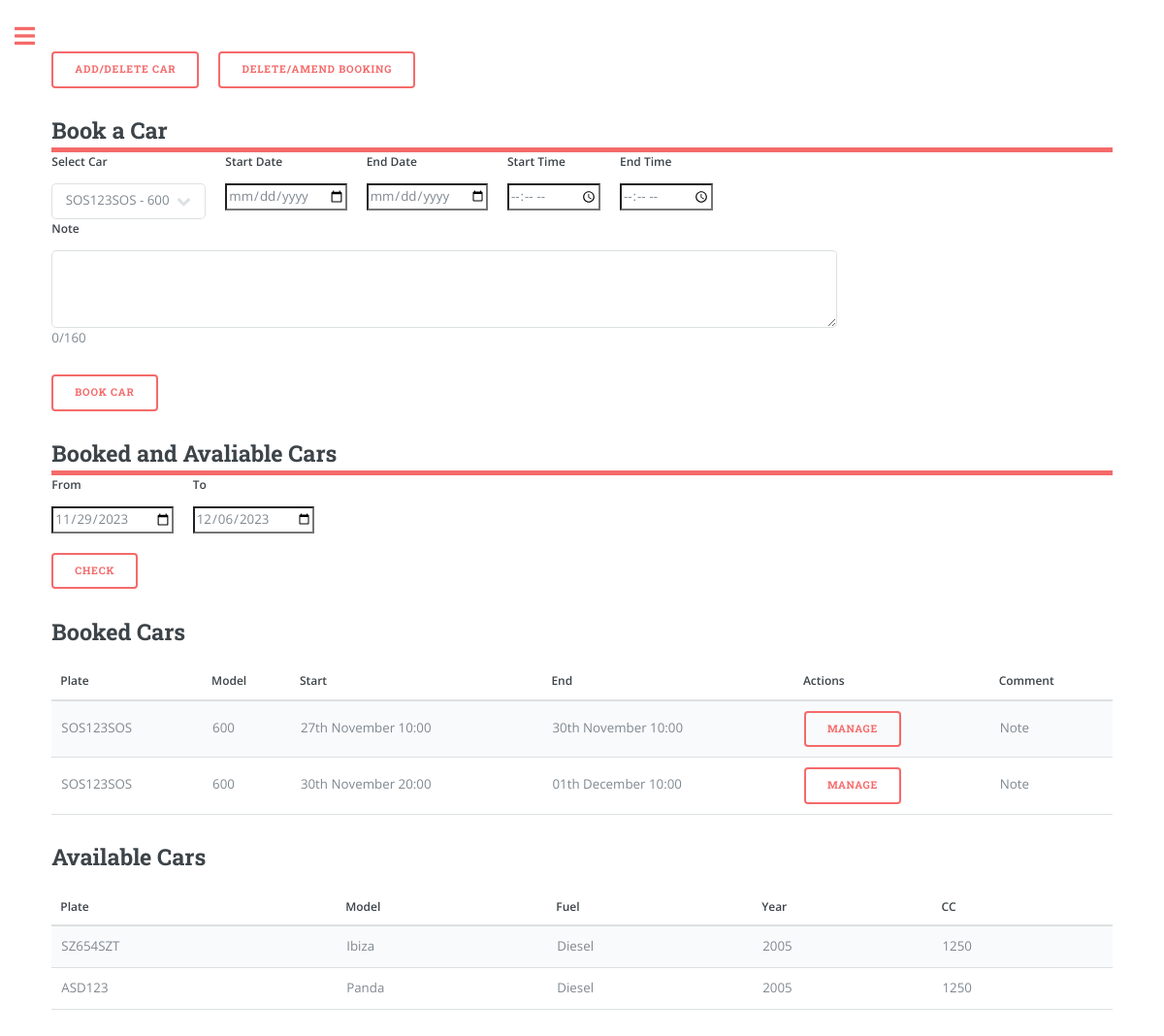
Before: /overview (signed in) with the older database file.
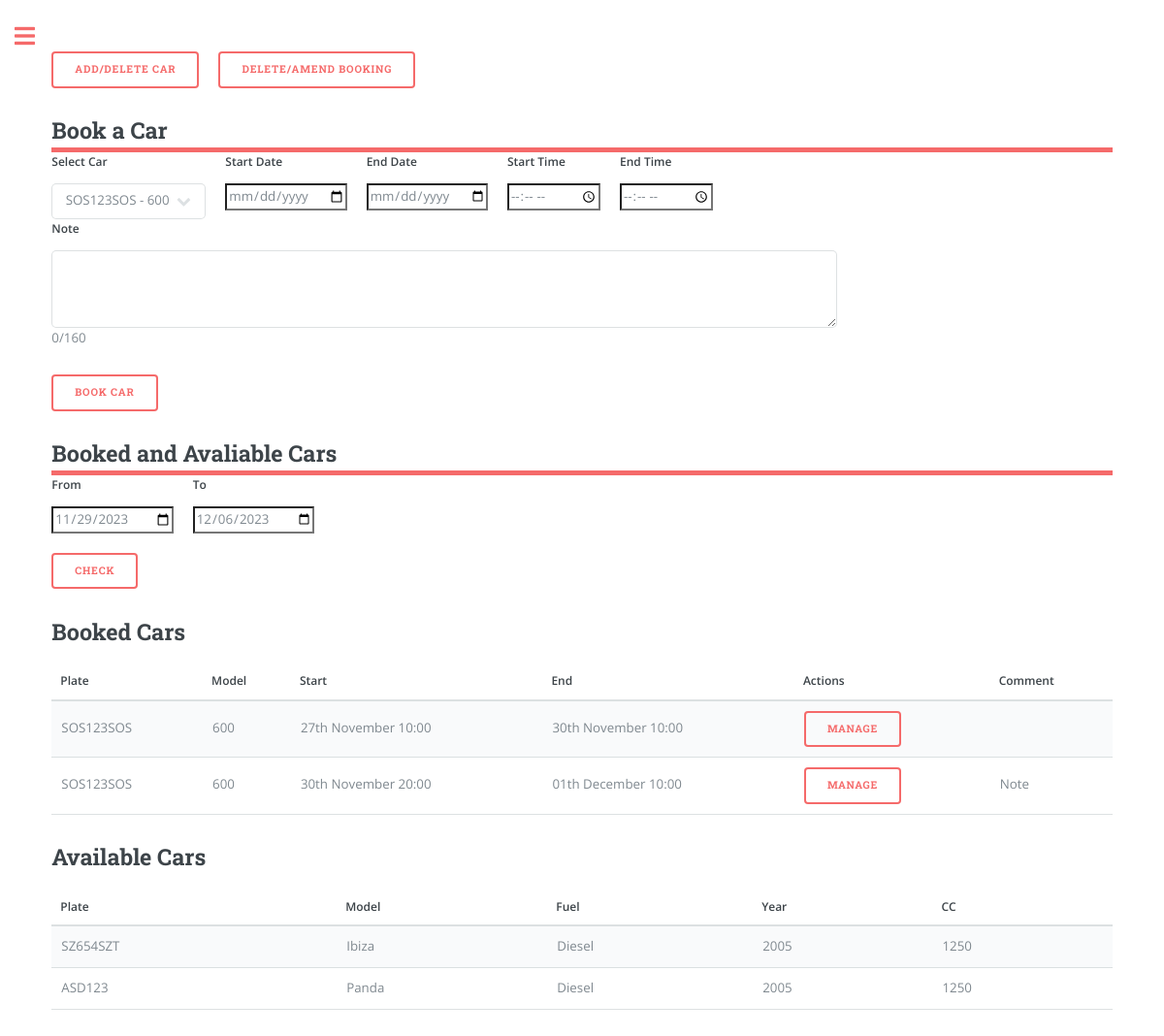
After: the same page with the newer database file.
### app/models.py (models this page shows, shortened)
class Booking(db.Model):
    id = db.Column(db.Integer, primary_key=True)
    start_datetime = db.Column(db.DateTime, nullable=False)
    end_datetime = db.Column(db.DateTime, nullable=False)
    car_plate = db.Column(db.String(8), db.ForeignKey('car.plate'), nullable=False)
    user_id = db.Column(db.Integer, db.ForeignKey('user.id'), nullable=False)
    note = db.Column(db.String(160))
    car = db.relationship('Car', backref='bookings', lazy=True)

class Car(db.Model):
    plate = db.Column(db.String(8), primary_key=True, index=True, unique=True)
    make = db.Column(db.String(15), index=True)
    model = db.Column(db.String(15), index=True)
    fuel = db.Column(db.String(8), index=True)
    year = db.Column(db.Integer, index=True)
    cc = db.Column(db.Integer, index=True)
    user_id = db.Column(db.Integer, db.ForeignKey('user.id'))

### app/routes.py (the view, shortened to what this page needs)
@app.route('/')
@app.route('/overview', methods=['GET', 'POST'])
@login_required
def overview(): # Booking
    user_cars = current_user.garage.all()
    from_date = request.form.get('from')
    to_date = request.form.get('to')
    if from_date == None:
        from_date = datetime.now().strftime('%Y-%m-%d')
        to_date = (datetime.now() + timedelta(days=7)).strftime('%Y-%m-%d')
    from_datetime = datetime.strptime(f'{from_date}', '%Y-%m-%d')
    to_datetime = datetime.strptime(f'{to_date}', '%Y-%m-%d')
    user_bookings = Booking.query.filter(
                Booking.user_id == current_user.id,
                Booking.end_datetime > from_datetime,
                Booking.start_datetime < to_datetime,
                Booking.end_datetime > datetime.now()  # Additional condition to exclude expired bookings
                ).all()
    booked_car_plates = [booking.car_plate for booking in user_bookings]
    available_cars = [car for car in user_cars if car.plate not in booked_car_plates]
    three_months_ago = datetime.now() - timedelta(days=3 * 30)
    old_bookings = Booking.query.filter(
        (Booking.user_id == current_user.id) &
        (Booking.end_datetime < three_months_ago)
    ).all()
    for old_booking in old_bookings:
        Booking.remove_booking(old_booking.id)
    return render_template('overview.html',
                            user_cars=user_cars,
                            available_cars=available_cars,
                            user_bookings=user_bookings,
                            from_datetime=from_datetime.strftime('%Y-%m-%d'),
                            to_datetime=to_datetime.strftime('%Y-%m-%d'),
                            user_name=current_user.username if current_user.is_authenticated else None)

### app/models.py (called while the page is built)
@login.user_loader
def load_user(id):
    return User.query.get(int(id))

### app/templates/overview.html (shortened to what this page needs)
{% extends "index.html" %}
{% block content %}
<link rel="stylesheet" href="{{ url_for('static', filename='css/main.css') }}">
<div class="row">
<form action="{{ url_for('garage_manage') }}" method="get">
    <button type="submit">Add/Delete Car</button>
</form>
<form action="{{ url_for('bookings_manage') }}" method="get">
    <button type="submit">Delete/Amend Booking</button>
</form>
</div>
<header id="header" style="padding: 0;">
    <h2>Book a Car</h2>
</header>
<form method="POST" action="{{ url_for('overview') }}">
    <div class="row">
        <div class="col">
            <label for="car_selection" class="form-label">Select Car</label>
            <select class="form-select" id="car_selection" name="car_selection">
                {% for car in user_cars %}
                    <option value="{{ car.plate }}">{{ car.plate }} - {{ car.model }}</option>
                {% endfor %}
            </select>
        </div>
        <div class="col">
            <label for="start_date" class="form-label">Start Date</label>
            <input type="date" class="form-control" id="start_date" name="start_date" required>
        </div>
        <div class="col">
            <label for="end_date" class="form-label">End Date</label>
            <input type="date" class="form-control" id="end_date" name="end_date" required>
        </div>
        <div class="col">
            <label for="start_time" class="form-label">Start Time</label>
            <input type="time" class="form-control" id="start_time" name="start_time" required>
        </div>
        <div class="col">
            <label for="end_time" class="form-label">End Time</label>
            <input type="time" class="form-control" id="end_time" name="end_time" required>
        </div>
        <div class="col">
            <label for="note" class="form-label">Note</label>
            <textarea class="form-control" id="note" name="note" rows="3" maxlength="160" oninput="updateCharacterCount(this)" style="width: 810px; height: 80px;"></textarea>
            <p id="character-count">0/160</p>
        </div>
    </div>
    <button type="submit" name='book' class="btn btn-primary" >Book Car</button>
</form>
<header id="header" style="padding: 0;">
<h2>Booked and Avaliable Cars</h2>
</header>
<form method="POST" action="{{ url_for('overview') }}">
<div class="row">
    <div class="col">
        <label for="from" class="form-label">From</label>
        <input type="date" class="form-control" id="from" name="from" value="{{ from_datetime }}" required>
    </div>
    <div class="col">
        <label for="to" class="form-label">To</label>
        <input type="date" class="form-control" id="to" name="to" value="{{ to_datetime }}" required>
    </div>
</div>
<button type="submit" name='check' class="btn btn-primary" style="margin-top: 20px;">Check</button>
</form>
<form action="{{ url_for('bookings_manage') }}" method="POST">
    <h2>Booked Cars</h2>
    <table>
        <thead>
            <tr>
                <th>Plate</th>
                <th>Model</th>
                <th>Start</th>
                <th>End</th>
                <th>Actions</th>
                <th>Comment</th>
            </tr>
        </thead>
        <tbody>
            {% for booking in user_bookings %}
                <tr>
                    <td>{{ booking.car.plate }}</td>
                    <td>{{ booking.car.model }}</td>
                    <td>{{ booking.start_datetime.strftime("%dth %B %H:%M") }}</td>
                    <td>{{ booking.end_datetime.strftime("%dth %B %H:%M") }}</td>
                    <td>
                        <button type="submit" class="btn btn-danger" name="manage_booking" value="{{ booking.id }}">Manage</button>
                    </td>
                    <td>
                        {% if booking.note %}
                            <span class="note-tooltip">
                                Note
                            </span>
                        {% endif %}
                    </td>
                </tr>
            {% endfor %}
        </tbody>
    </table>
</form>
<h2>Available Cars</h2>
<table>
    <thead>
        <tr>
            <th>Plate</th>
            <th>Model</th>
            <th>Fuel</th>
            <th>Year</th>
            <th>CC</th>
        </tr>
    </thead>
    <tbody>
        {% for car in available_cars %}
            <tr>
                <td>{{ car.plate }}</td>
                <td>{{ car.model }}</td>
                <td>{{ car.fuel }}</td>
                <td>{{ car.year }}</td>
                <td>{{ car.cc }}</td>
            </tr>
        {% endfor %}
    </tbody>
</table>
{% endblock %}

### app/templates/index.html (shortened to what this page needs)
<!DOCTYPE HTML>
<html>
	<head>
		<link rel="stylesheet" href="{{url_for('static', filename='css/main.css')}}"/>
	</head>
	<body class="is-preload">
			<div id="wrapper">
					<div id="main">
						<div class="inner">
								<section id="banner">
									<div class="content">
										{% block content %} {% endblock %}
								</section>
						</div>
					</div>
			</div>
	</body>
</html>

Changed rows visible on the page:
changed Booking "27th November 10:00": no longer shows "Note"
